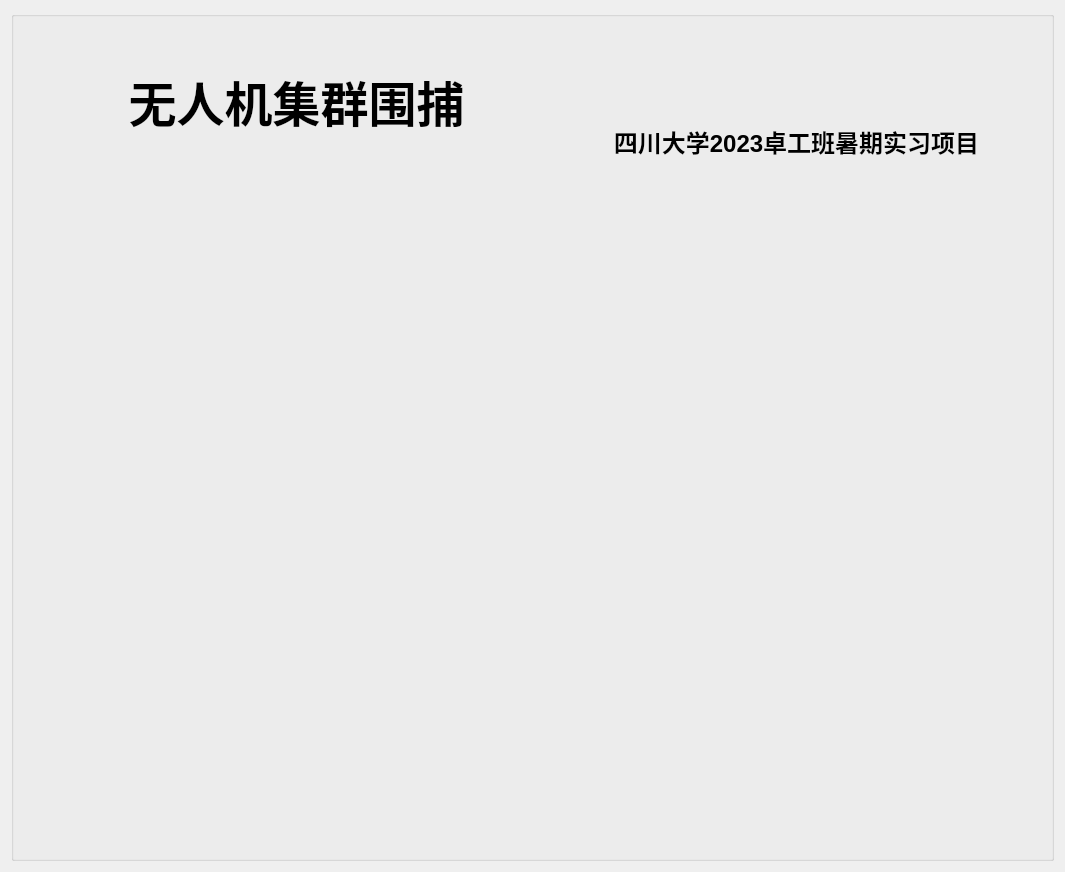
<?xml version="1.0" encoding="UTF-8"?>
<ui version="4.0">
 <class>paintarea</class>
 <widget class="QWidget" name="paintarea">
  <property name="geometry">
   <rect>
    <x>0</x>
    <y>0</y>
    <width>1065</width>
    <height>872</height>
   </rect>
  </property>
  <property name="windowTitle">
   <string>Form</string>
  </property>
  <layout class="QHBoxLayout" name="horizontalLayout">
   <item>
    <widget class="QGroupBox" name="flyBox">
     <property name="sizePolicy">
      <sizepolicy hsizetype="Minimum" vsizetype="Fixed">
       <horstretch>0</horstretch>
       <verstretch>0</verstretch>
      </sizepolicy>
     </property>
     <property name="minimumSize">
      <size>
       <width>950</width>
       <height>850</height>
      </size>
     </property>
     <property name="title">
      <string/>
     </property>
     <widget class="QLabel" name="label">
      <property name="geometry">
       <rect>
        <x>10</x>
        <y>30</y>
        <width>551</width>
        <height>121</height>
       </rect>
      </property>
      <property name="text">
       <string>&lt;html&gt;&lt;head/&gt;&lt;body&gt;&lt;p align=&quot;center&quot;&gt;&lt;span style=&quot; font-size:36pt; font-weight:600;&quot;&gt;无人机集群围捕&lt;/span&gt;&lt;/p&gt;&lt;/body&gt;&lt;/html&gt;</string>
      </property>
     </widget>
     <widget class="QLabel" name="label_2">
      <property name="geometry">
       <rect>
        <x>510</x>
        <y>70</y>
        <width>551</width>
        <height>121</height>
       </rect>
      </property>
      <property name="text">
       <string>&lt;html&gt;&lt;head/&gt;&lt;body&gt;&lt;p align=&quot;center&quot;&gt;&lt;span style=&quot; font-size:18pt; font-weight:600;&quot;&gt;四川大学2023卓工班暑期实习项目&lt;/span&gt;&lt;/p&gt;&lt;/body&gt;&lt;/html&gt;</string>
      </property>
     </widget>
    </widget>
   </item>
  </layout>
 </widget>
 <resources/>
 <connections/>
</ui>
